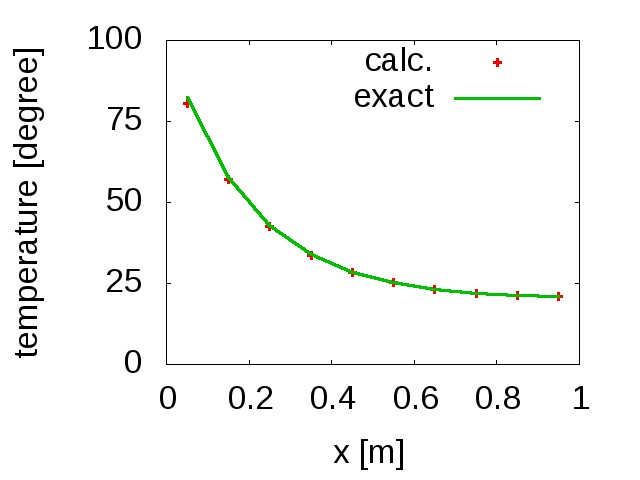

This figure's gnuplot source:

set size 0.5, 0.5
set output "airCooledCylinder_10points.eps"
pause 1

set terminal postscript eps enhanced color "Arial,"

set xlabel "x [m]"
set ylabel "temperature [degree]"
set xtics 0.2
set ytics 25
plot "airCooledCylinder_10points.log" u 1:2 with point linewidth 3 title "calc.", "airCooledCylinder_10points.log" u 1:3 with line linewidth 3 title "exact"

set output

set size 1.0, 1.0
set output "airCooledCylinder_10points.jpg"
pause 1

set terminal jpeg font "Arial,25" 

replot

set output

